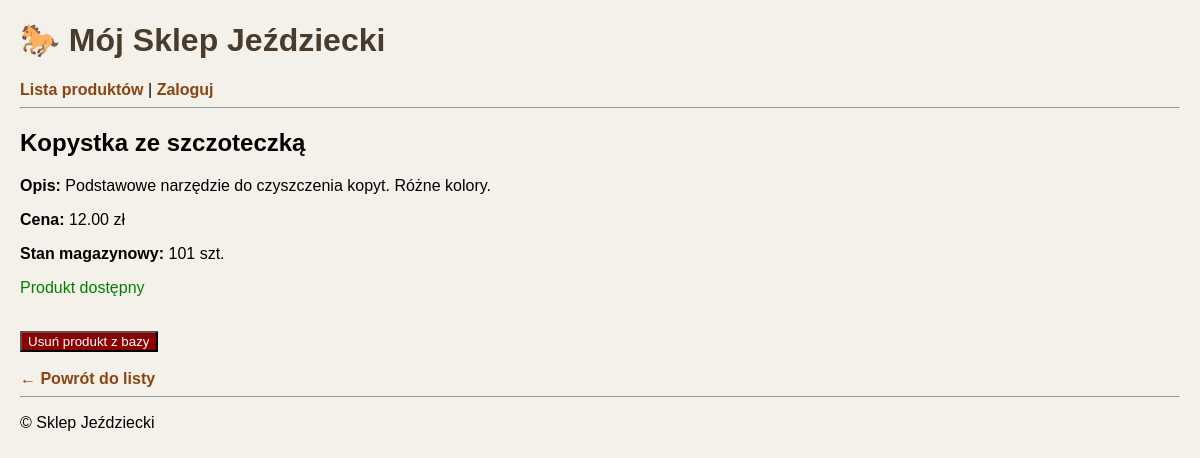
Page /html/produkty/8/ on the committed database.
### sklep/models.py (models this page shows, shortened)
class Produkt(models.Model):
    kategoria = models.ForeignKey(Kategoria, related_name='produkty', on_delete=models.CASCADE)
    nazwa = models.CharField(max_length=200)
    slug = models.SlugField(max_length=200, unique=True, blank=True)
    opis = models.TextField(blank=True, null=True)
    cena = models.DecimalField(max_digits=10, decimal_places=2)
    stan_magazynowy = models.PositiveIntegerField(default=0)
    dostepny = models.BooleanField(default=True)
    utworzono = models.DateTimeField(auto_now_add=True)
    class Meta:
        verbose_name = "Produkt"
        verbose_name_plural = "Produkty"
        ordering = ['-utworzono']
        constraints = [
            CheckConstraint(check=Q(cena__gte=0), name='cena_nieujemna'),
            CheckConstraint(check=Q(stan_magazynowy__gte=0), name='stan_nieujemny'),
        ]

### sklep/views.py (the view)
# urls.py: path('html/produkty/<int:id>/', views.produkt_detail_html, name='produkt-detail-html'),
def produkt_detail_html(request, id):
    produkt = get_object_or_404(Produkt, id=id)
    if request.method == "POST":
        if not request.user.is_authenticated:
            return redirect('user-login')
        produkt.delete()
        return redirect('produkt-list-html')
    return render(request, "sklep/produkt/detail.html", {'produkt': produkt})

### sklep/templates/sklep/produkt/detail.html (shortened to what this page needs)
{% extends "sklep/base.html" %}
{% block content %}
    <h2>{{ produkt.nazwa }}</h2>
    <p><strong>Opis:</strong> {{ produkt.opis }}</p>
    <p><strong>Cena:</strong> {{ produkt.cena }} zł</p>
    <p><strong>Stan magazynowy:</strong> {{ produkt.stan_magazynowy }} szt.</p>
    {% if produkt.dostepny %}
        <p style="color: green;">Produkt dostępny</p>
    {% else %}
        <p style="color: red;">Produkt niedostępny</p>
    {% endif %}
    <br>
    <form method="post">
        <button type="submit" onclick="return confirm('Czy na pewno chcesz usunąć to siodło/sprzęt?');" style="background-color: darkred; color: white;">
            Usuń produkt z bazy
        </button>
    </form>
    <br>
    <a href="{% url 'produkt-list-html' %}">← Powrót do listy</a>
{% endblock %}

### sklep/static/css/styl.css (style rules this page uses)
body { font-family: Arial, sans-serif; background-color: #f4f1ea; margin: 20px; }
a { text-decoration: none; color: #8b4513; font-weight: bold; }

### rows in the picture
Produkt: nazwa "Kopystka ze szczoteczką", opis "Podstawowe narzędzie do czyszczenia kopyt. Różne kolory.", cena "12.00", stan_magazynowy "101"
